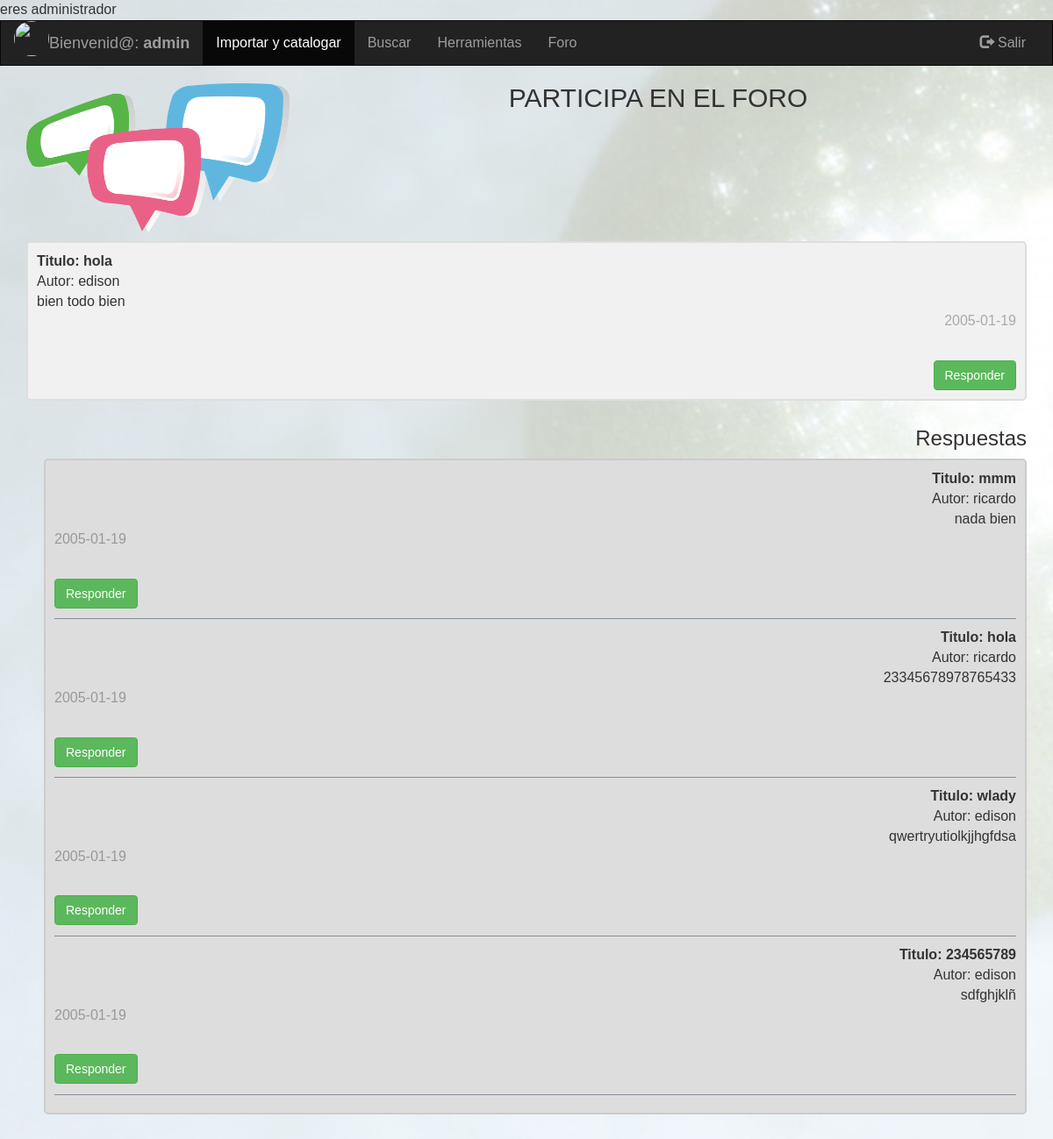
Screenshot of /sgoa/aplicacion/modulos_comunes/foro.php?id=1 (signed in) with the database file from the repository.
### tables this page shows
CREATE TABLE `foro` (
  `ID` int(10) UNSIGNED NOT NULL,
  `autor` varchar(50) NOT NULL,
  `titulo` varchar(50) NOT NULL,
  `mensaje` text NOT NULL,
  `fecha` date NOT NULL,
  `respuestas` int(10) NOT NULL DEFAULT '0',
  `identificador` int(10) NOT NULL DEFAULT '0',
  `ult_respuesta` date DEFAULT NULL,
  `user_id` int(11) DEFAULT NULL
);

### sgoa/aplicacion/clases_negocio/funciones_oa_profesor.php (called while the page is built, shortened)
<?php
function obtener_imagen_pro($usuario) {
    $conexion = new Conexion();
    $statement = 'select pro.ruta_imagen from usuario as us, profesor as pro where us.idUsuario=pro.id_usuario and us.usuario=?';
    $consulta = $conexion->prepare($statement);
    $consulta->setFetchMode(PDO::FETCH_ASSOC);
    $consulta->execute([$usuario]);
    if (isset($imagen)) {
        return $imagen;
    } else {
        return null;
    }
}
?>

### sgoa/aplicacion/modulos_comunes/foro.php (the view, shortened to what this page needs)
<?php
 $usr=0;
?>
<!DOCTYPE html PUBLIC "-//W3C//DTD XHTML 1.0 Transitional//EN" "http://www.w3.org/TR/xhtml1/DTD/xhtml1-transitional.dtd">
<html xmlns="http://www.w3.org/1999/xhtml" lang="es">
    <head>
        <link rel="stylesheet" href="../../plugins/bootstrap/css/bootstrap.min.css"></link>
        <link href="../../estilos/estilosHerramientas.css" rel="stylesheet" type="text/css"/>
        <link href="../../intro.js/introjs.css" rel="stylesheet">
    </head>
    <body>
        <nav class="navbar navbar-inverse">
            <div class="container-fluid">
                <div class="navbar-header">
                    <div class="pull-left image">
                        <?php
                            if($usr==1){
                                require_once'../clases_negocio/funciones_oa_estudiante.php';
                            echo "<img id='imgId' src='". obtener_imagen_es($_SESSION['usuario']) . "' width='40' height='40' class='img-circle'>";
                            }else{
                                require_once'../clases_negocio/funciones_oa_profesor.php';
                                echo "<img id='imgId' src='". obtener_imagen_pro($_SESSION['usuario']) . "' width='40' height='40' class='img-circle'>";
                            }
                        ?>
                    </div>
                    <a class="navbar-brand" href="#"> Bienvenid@: <strong><?php echo $_SESSION['usuario'] ?></strong></a>
                </div>
                <div class="collapse navbar-collapse" id="myNavbar">
                    <ul class="nav navbar-nav">
                        <li class="active"><a href="../modulos_profesor/pro_importar_catalogar.php">Importar y catalogar</a></li>
                        <li><a data-step="3" data-intro="Puedes Buscar tus objetos de aprendizaje aquí" href="../modulos_profesor/pro_buscar.php">Buscar</a></li>
                        <li><a data-step="4" data-intro="Puedes encontrar herramientas útiles para crear tus objetos de aprendizaje aquí" href="../modulos_profesor/pro_herramientas.php">Herramientas</a></li>
                        <li><a data-step="5" data-intro="Puedes encontrar o crear temas de discucion" href="../modulos_comunes/index.php">Foro</a></li>
                    </ul>
                    <ul class="nav navbar-nav navbar-right">
                        <li><a href="../../aplicacion/desconectar_sesion.php"><span class="glyphicon glyphicon-log-out"></span> Salir</a></li>
                    </ul>
                </div>
            </div>
        </nav>
        <div class="container">
            <div class="row content">
                <div class="col-sm-12 text-center">
                        <h2> <img src="../../images/foro.png"style="float:left;width:300px;height:170px">PARTICIPA EN EL FORO</h2>
                </div>
                <div class="col-sm-12">
                    <div class="foro">
                        <?php
                            include("conexionBD.php");
                            if(isset($_GET["id"]))
                            $id = $_GET['id'];
                            $query = "SELECT * FROM  foro WHERE ID = '$id' ORDER BY fecha DESC";
                            $result = $mysqli->query($query);
                            while($row = mysqli_fetch_array($result, MYSQLI_ASSOC)){
                                $id = $row['ID'];
                                $titulo = $row['titulo'];
                                $autor = $row['autor'];
                                $mensaje = $row['mensaje'];
                                $fecha = $row['fecha'];
                                $respuestas = $row['respuestas'];
                                echo "<p><b>Titulo: $titulo</b><br>";
                                echo "Autor: $autor<br>";
                                echo "$mensaje<br>";
                                echo "<span class='time-right'>$fecha<br>";
                                echo "</p><br>";
                                echo "<br><a class='btn btn-success text-right' href='formulario.php?id&respuestas=$respuestas&identificador=$id'> Responder</a>";
                            }
                        ?>
                    </div>
                </div>
                <div class="col-sm-12">
                    <h3 style="text-align:right"> Respuestas </h3>
                    <div class="foro darker">
                        <?php
                            include("conexionBD.php");
                            if(isset($_GET["id"]))
                            $id = $_GET['id'];
                            $query2 = "SELECT * FROM  foro WHERE identificador = '$id' ORDER BY fecha DESC";
                            $result2 = $mysqli->query($query2);
                            while($row = mysqli_fetch_array($result2, MYSQLI_ASSOC)){
                                $id = $row['ID'];
                                $titulo = $row['titulo'];
                                $autor = $row['autor'];
                                $mensaje = $row['mensaje'];
                                $fecha = $row['fecha'];
                                $respuestas = $row['respuestas'];
                                echo "<p><b>Titulo: $titulo</b><br>";
                                echo "Autor: $autor<br>";
                                echo "$mensaje<br>";
                                echo "<span class='time-left'>$fecha<br>";
                                echo "</p><br>";
                                echo "<br><a class='btn btn-success text-left'<a href='formulario.php?id&respuestas=$respuestas&identificador=$id'>Responder</a><br><br>";
                                echo "<p style='border-bottom: 1px solid #838E9C'>";
                            }
                        ?>
                    </div>
                </div>
            </div>
        </div>
    </body>
</html>

### sgoa/estilos/estilosHerramientas.css (style rules this page uses)
.navbar { margin-bottom: 0; border-radius: 0; }
.row.content { height: 390px }
body { background-color: #FFFFCC; background-image: url("../images/fondotot.jpg"); background-repeat: no-repeat; background-position: center center; background-attachment: fixed; background-size: cover; font-family: 'Catamaran', sans-serif; font-size: 16px; position: relative; }

### sgoa/aplicacion/modulos_comunes/foro.php (style rules this page uses)
.navbar { margin-bottom: 0; border-radius: 0; }
.row.content { height: 390px }
html { min-height: 100%; position: relative; }
body { margin:0; margin-bottom: 40px; }
.foro { border: 2px solid #dedede; background-color: #f1f1f1; border-radius: 5px; padding: 10px; margin: 10px 0; }
.darker { text-align: right; margin-left:20px; border-color: #ccc; background-color: #ddd; }
.foro::after { content: ""; clear: both; display: table; }
.time-right { float: right; color: #aaa; }
.text-right { float: right; }
.time-left { float: left; color: #999; }
.text-left { float: left; }

### rows the page displays
foro: titulo "hola", autor "edison", mensaje "bien todo bien", fecha "2005-01-19"
foro: titulo "mmm", autor "ricardo", mensaje "nada bien", fecha "2005-01-19"
foro: titulo "hola", autor "ricardo", mensaje "23345678978765433", fecha "2005-01-19"
foro: titulo "wlady", autor "edison", mensaje "qwertryutiolkjjhgfdsa", fecha "2005-01-19"
foro: titulo "234565789", autor "edison", mensaje "sdfghjklñ", fecha "2005-01-19"

### other values shown
$_SESSION['usuario'] "admin"
